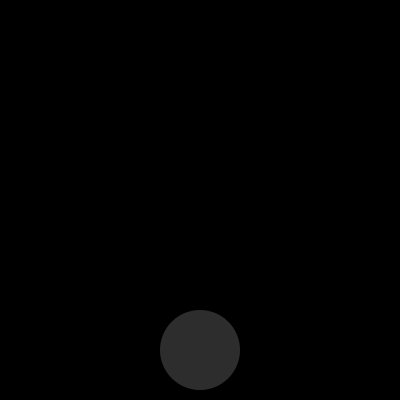
<?xml version="1.0" encoding="UTF-8"?>
<ui version="4.0">
 <class>Form</class>
 <widget class="QWidget" name="Form">
  <property name="geometry">
   <rect>
    <x>0</x>
    <y>0</y>
    <width>400</width>
    <height>400</height>
   </rect>
  </property>
  <property name="maximumSize">
   <size>
    <width>400</width>
    <height>400</height>
   </size>
  </property>
  <property name="windowTitle">
   <string>Form</string>
  </property>
  <property name="styleSheet">
   <string notr="true">*{
	background-color: rgb(0,0,0);
}</string>
  </property>
  <property name="locale">
   <locale language="English" country="Australia"/>
  </property>
  <layout class="QVBoxLayout" name="verticalLayout">
   <property name="spacing">
    <number>0</number>
   </property>
   <property name="leftMargin">
    <number>0</number>
   </property>
   <property name="topMargin">
    <number>0</number>
   </property>
   <property name="rightMargin">
    <number>0</number>
   </property>
   <property name="bottomMargin">
    <number>0</number>
   </property>
   <item>
    <widget class="QFrame" name="chat_frame">
     <property name="maximumSize">
      <size>
       <width>400</width>
       <height>300</height>
      </size>
     </property>
     <property name="frameShape">
      <enum>QFrame::StyledPanel</enum>
     </property>
     <property name="frameShadow">
      <enum>QFrame::Raised</enum>
     </property>
     <layout class="QHBoxLayout" name="horizontalLayout_2">
      <property name="spacing">
       <number>0</number>
      </property>
      <property name="leftMargin">
       <number>0</number>
      </property>
      <property name="topMargin">
       <number>0</number>
      </property>
      <property name="rightMargin">
       <number>0</number>
      </property>
      <property name="bottomMargin">
       <number>0</number>
      </property>
      <item>
       <widget class="QScrollArea" name="scroll_area">
        <property name="maximumSize">
         <size>
          <width>400</width>
          <height>300</height>
         </size>
        </property>
        <property name="styleSheet">
         <string notr="true">scrollArea{
	background-color:rgb(0,0,0);
}</string>
        </property>
        <property name="widgetResizable">
         <bool>true</bool>
        </property>
        <widget class="QWidget" name="scrollAreaWidgetContents">
         <property name="geometry">
          <rect>
           <x>0</x>
           <y>0</y>
           <width>396</width>
           <height>296</height>
          </rect>
         </property>
         <layout class="QHBoxLayout" name="horizontalLayout">
          <item>
           <spacer name="verticalSpacer">
            <property name="orientation">
             <enum>Qt::Vertical</enum>
            </property>
            <property name="sizeHint" stdset="0">
             <size>
              <width>20</width>
              <height>275</height>
             </size>
            </property>
           </spacer>
          </item>
         </layout>
        </widget>
       </widget>
      </item>
     </layout>
    </widget>
   </item>
   <item>
    <widget class="QFrame" name="record_frame">
     <property name="minimumSize">
      <size>
       <width>400</width>
       <height>100</height>
      </size>
     </property>
     <property name="maximumSize">
      <size>
       <width>400</width>
       <height>100</height>
      </size>
     </property>
     <property name="frameShape">
      <enum>QFrame::StyledPanel</enum>
     </property>
     <property name="frameShadow">
      <enum>QFrame::Raised</enum>
     </property>
     <widget class="QPushButton" name="record_btn">
      <property name="geometry">
       <rect>
        <x>160</x>
        <y>10</y>
        <width>80</width>
        <height>80</height>
       </rect>
      </property>
      <property name="minimumSize">
       <size>
        <width>80</width>
        <height>80</height>
       </size>
      </property>
      <property name="maximumSize">
       <size>
        <width>80</width>
        <height>80</height>
       </size>
      </property>
      <property name="palette">
       <palette>
        <active>
         <colorrole role="WindowText">
          <brush brushstyle="SolidPattern">
           <color alpha="255">
            <red>70</red>
            <green>227</green>
            <blue>162</blue>
           </color>
          </brush>
         </colorrole>
         <colorrole role="Button">
          <brush brushstyle="SolidPattern">
           <color alpha="255">
            <red>45</red>
            <green>45</green>
            <blue>45</blue>
           </color>
          </brush>
         </colorrole>
         <colorrole role="Text">
          <brush brushstyle="SolidPattern">
           <color alpha="255">
            <red>255</red>
            <green>255</green>
            <blue>255</blue>
           </color>
          </brush>
         </colorrole>
         <colorrole role="ButtonText">
          <brush brushstyle="SolidPattern">
           <color alpha="255">
            <red>255</red>
            <green>255</green>
            <blue>255</blue>
           </color>
          </brush>
         </colorrole>
         <colorrole role="Base">
          <brush brushstyle="SolidPattern">
           <color alpha="255">
            <red>45</red>
            <green>45</green>
            <blue>45</blue>
           </color>
          </brush>
         </colorrole>
         <colorrole role="Window">
          <brush brushstyle="SolidPattern">
           <color alpha="255">
            <red>45</red>
            <green>45</green>
            <blue>45</blue>
           </color>
          </brush>
         </colorrole>
        </active>
        <inactive>
         <colorrole role="WindowText">
          <brush brushstyle="SolidPattern">
           <color alpha="255">
            <red>70</red>
            <green>227</green>
            <blue>162</blue>
           </color>
          </brush>
         </colorrole>
         <colorrole role="Button">
          <brush brushstyle="SolidPattern">
           <color alpha="255">
            <red>45</red>
            <green>45</green>
            <blue>45</blue>
           </color>
          </brush>
         </colorrole>
         <colorrole role="Text">
          <brush brushstyle="SolidPattern">
           <color alpha="255">
            <red>255</red>
            <green>255</green>
            <blue>255</blue>
           </color>
          </brush>
         </colorrole>
         <colorrole role="ButtonText">
          <brush brushstyle="SolidPattern">
           <color alpha="255">
            <red>255</red>
            <green>255</green>
            <blue>255</blue>
           </color>
          </brush>
         </colorrole>
         <colorrole role="Base">
          <brush brushstyle="SolidPattern">
           <color alpha="255">
            <red>45</red>
            <green>45</green>
            <blue>45</blue>
           </color>
          </brush>
         </colorrole>
         <colorrole role="Window">
          <brush brushstyle="SolidPattern">
           <color alpha="255">
            <red>45</red>
            <green>45</green>
            <blue>45</blue>
           </color>
          </brush>
         </colorrole>
        </inactive>
        <disabled>
         <colorrole role="WindowText">
          <brush brushstyle="SolidPattern">
           <color alpha="255">
            <red>255</red>
            <green>255</green>
            <blue>255</blue>
           </color>
          </brush>
         </colorrole>
         <colorrole role="Button">
          <brush brushstyle="SolidPattern">
           <color alpha="255">
            <red>45</red>
            <green>45</green>
            <blue>45</blue>
           </color>
          </brush>
         </colorrole>
         <colorrole role="Text">
          <brush brushstyle="SolidPattern">
           <color alpha="255">
            <red>255</red>
            <green>255</green>
            <blue>255</blue>
           </color>
          </brush>
         </colorrole>
         <colorrole role="ButtonText">
          <brush brushstyle="SolidPattern">
           <color alpha="255">
            <red>255</red>
            <green>255</green>
            <blue>255</blue>
           </color>
          </brush>
         </colorrole>
         <colorrole role="Base">
          <brush brushstyle="SolidPattern">
           <color alpha="255">
            <red>45</red>
            <green>45</green>
            <blue>45</blue>
           </color>
          </brush>
         </colorrole>
         <colorrole role="Window">
          <brush brushstyle="SolidPattern">
           <color alpha="255">
            <red>45</red>
            <green>45</green>
            <blue>45</blue>
           </color>
          </brush>
         </colorrole>
        </disabled>
       </palette>
      </property>
      <property name="font">
       <font>
        <family>Yu Gothic UI</family>
        <pointsize>15</pointsize>
        <weight>50</weight>
        <italic>false</italic>
        <bold>false</bold>
       </font>
      </property>
      <property name="styleSheet">
       <string notr="true">/* 默认状态 */
QPushButton {
    background-color: rgb(45,45,45);
    border: none;
    padding: 10px 20px;
    border-radius: 40px;/* 设置圆角半径 */
	qproperty-icon: url(:/voice/300ppi/voice_w.png)
}

/* 悬停状态 */
QPushButton:hover {
    background-color: rgb(70, 227, 162);
	qproperty-icon: url(:/voice/300ppi/voice_b.png)
}

/* 按下状态 */
QPushButton:pressed {
    background-color: rgb(62, 204, 145);
	qproperty-icon: url(:/voice/300ppi/voice_b.png)
}
</string>
      </property>
      <property name="text">
       <string/>
      </property>
      <property name="iconSize">
       <size>
        <width>50</width>
        <height>50</height>
       </size>
      </property>
     </widget>
    </widget>
   </item>
  </layout>
 </widget>
 <resources>
  <include location="resources/resources.qrc"/>
 </resources>
 <connections/>
</ui>
